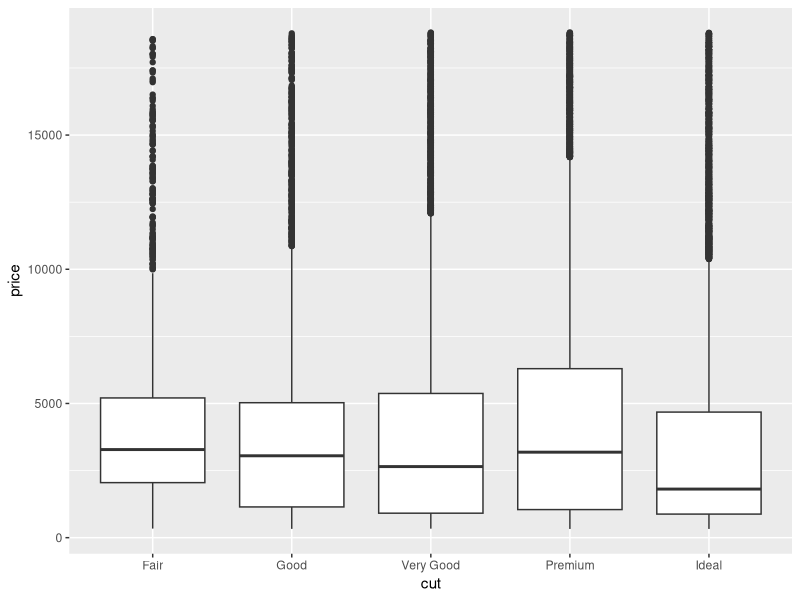
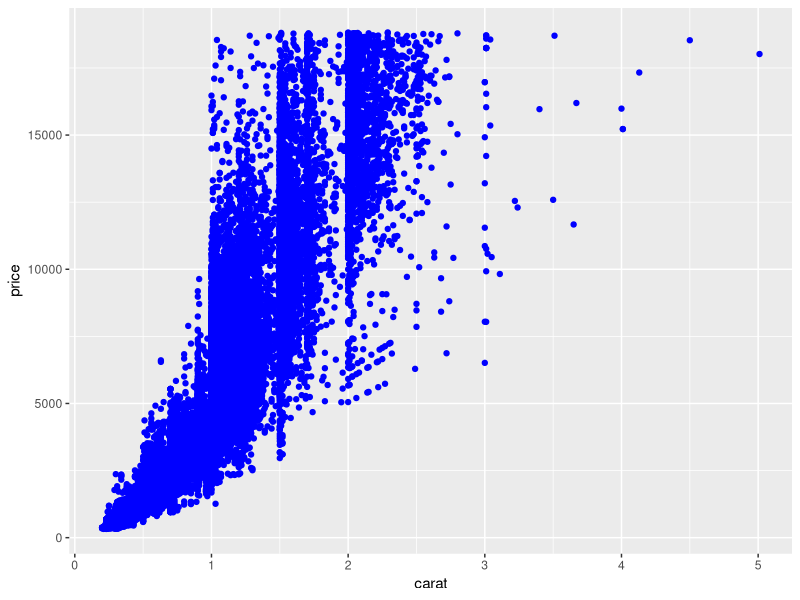
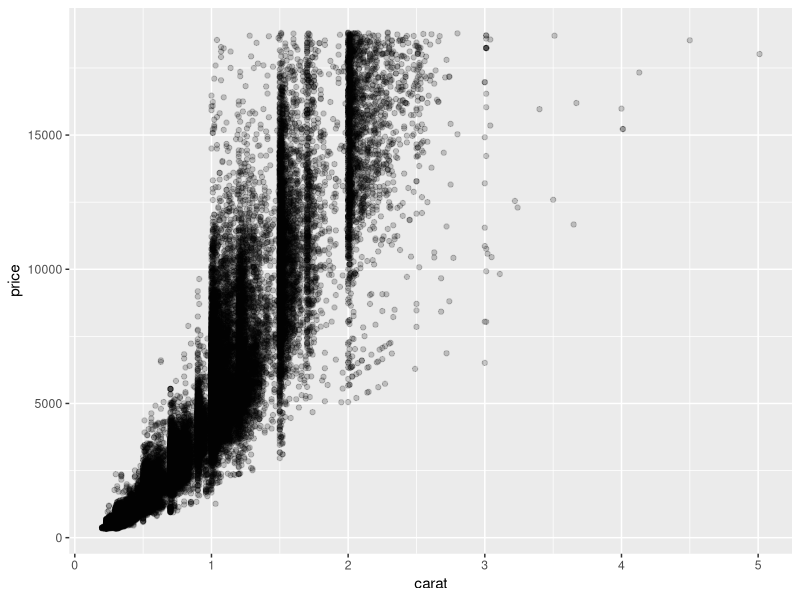
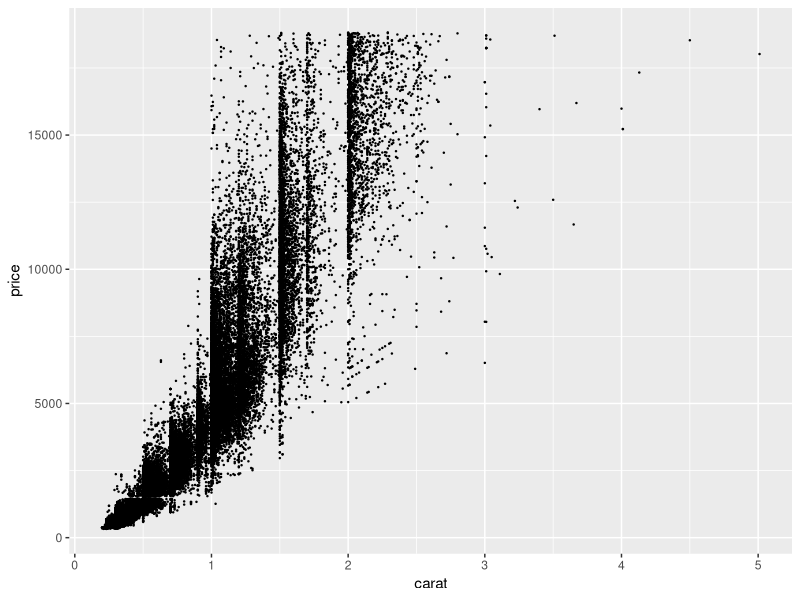
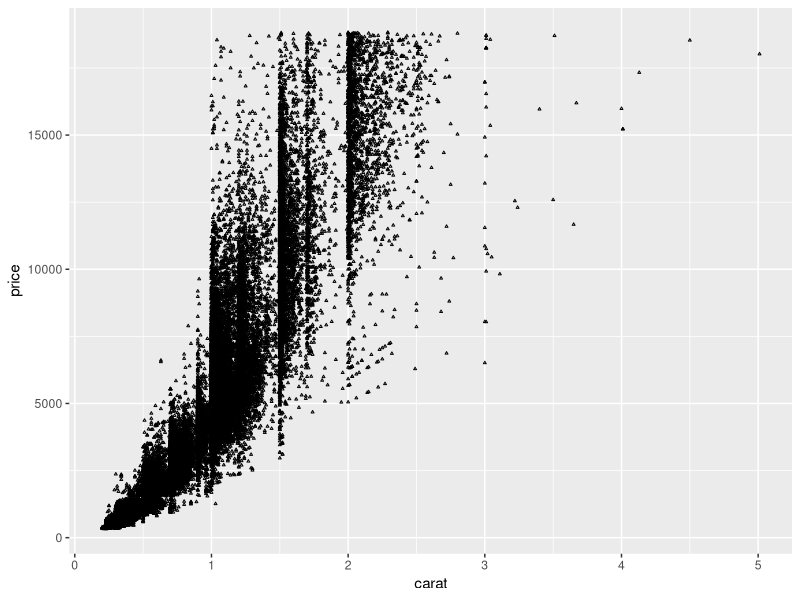
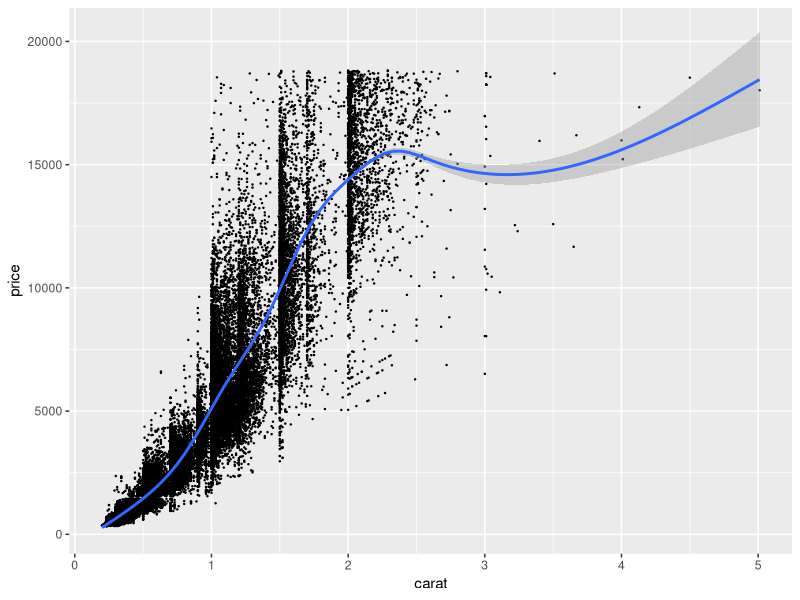
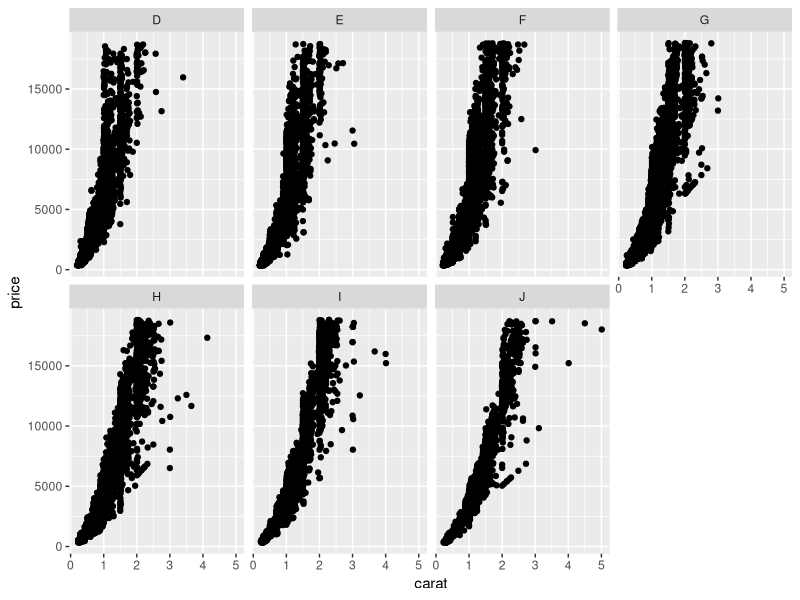
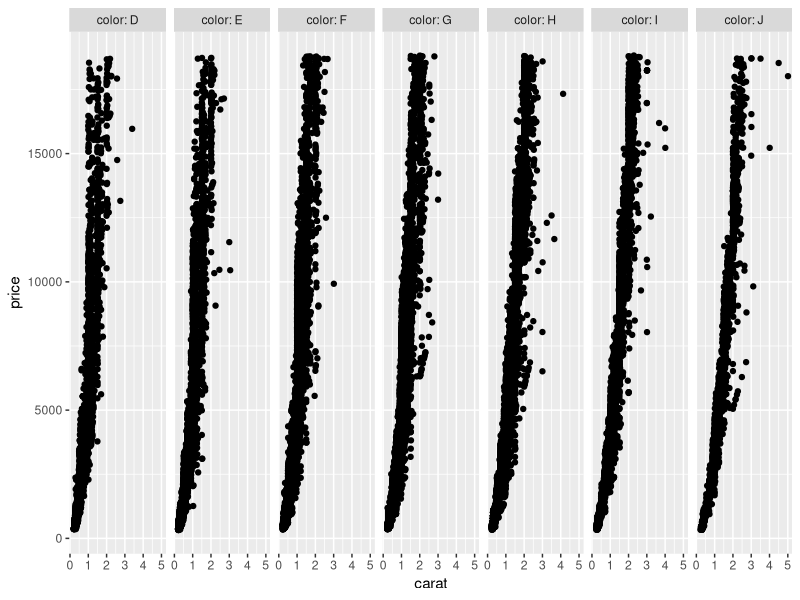

Write the R code that produced these figures, in order.
## ---- chunk 1
library(ggplot2)
ggplot(diamonds, aes(x=cut,y=price)) + geom_boxplot()

## ---- chunk 2
ggplot(diamonds, aes(carat, price)) + geom_point(colour = "blue")
## ---- chunk 3
ggplot(diamonds, aes(x=carat,y=price)) + geom_point(alpha = 0.2)
## ---- chunk 4
ggplot(diamonds, aes(x=carat,y=price)) + geom_point(size = 0.2)

## ---- chunk 5
ggplot(diamonds, aes(x=carat,y=price)) + geom_point(shape = 2,size=0.4)
## ---- chunk 6
ggplot(diamonds, aes(x=carat,y=price)) + geom_point(size = 0.2) +
  geom_smooth()
## ---- chunk 7
ggplot(diamonds, aes(carat, price)) + geom_point() +
  facet_wrap(~color, ncol=4)
## ---- chunk 8
ggplot(diamonds, aes(carat, price)) + geom_point() +
 facet_grid(~color, labeller=label_both)
## ---- chunk 9
ggplot(diamonds) + geom_point(aes(price, carat))
## ---- chunk 10
ggplot(diamonds, aes(1, depth)) + geom_boxplot()
## ---- chunk 11
ggplot(diamonds, aes(depth)) + geom_histogram()
## ---- chunk 12
ggplot(diamonds, aes(depth)) + geom_histogram(binwidth=0.2) + xlim(56,67)
## ---- chunk 13
ggplot(diamonds, aes(cut, depth)) + geom_boxplot()
## ---- chunk 14
ggplot(diamonds, aes(depth)) + geom_histogram(binwidth = 0.2) + 
    facet_wrap(~cut) + xlim(56, 67)
## ---- chunk 15
ggplot(diamonds, aes(depth, fill=cut)) + 
    geom_histogram(binwidth=0.2) + xlim(56,67)
